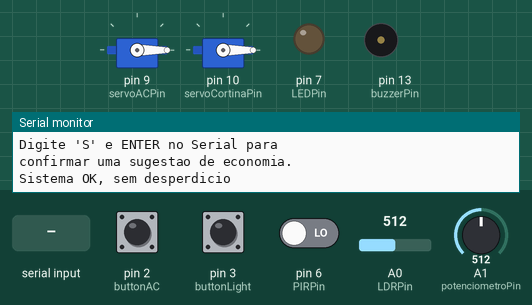
This sketch was run on a simulated Arduino Uno, built with avr-gcc and run on an emulated ATmega328P. On the bench: 2 × servo, output pins drawn as LEDs (lit = HIGH), buzzer (waves = sounding), the last lines printed to the serial monitor. The test bench sets the inputs (shaded band); at power-on: pin 2 (buttonAC) LOW, pin 3 (buttonLight) LOW, A0 (LDRPin) = 512, pin 6 (PIRPin) LOW, A1 (potenciometroPin) = 512.

Above: at 1.2 s.
1.3 s: pin 2 (buttonAC) pulled HIGH for 0.15 s
At 1.9 s:
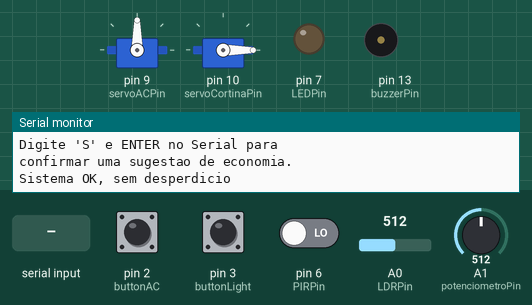
2.9 s: pin 3 (buttonLight) pulled HIGH for 0.15 s
At 4.1 s:
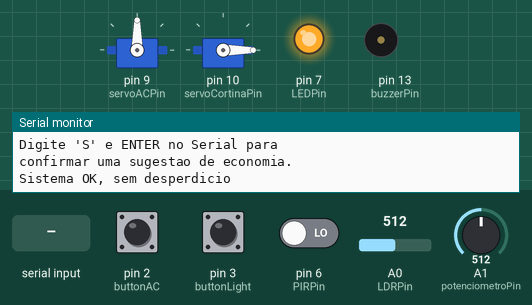
4.5 s: A0 (LDRPin) set to 610
At 5.5 s:
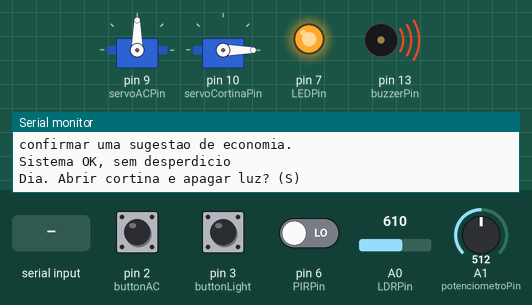
7.2 s: "S" received over Serial
At 8.3 s:
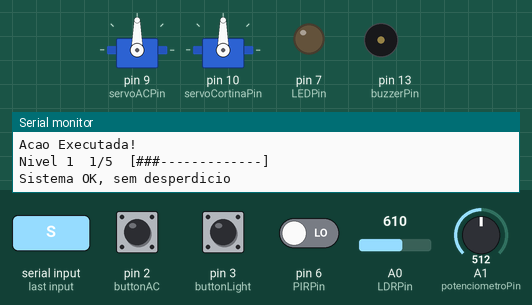
8.7 s: pin 3 (buttonLight) pulled HIGH for 1 s
At 10.5 s:
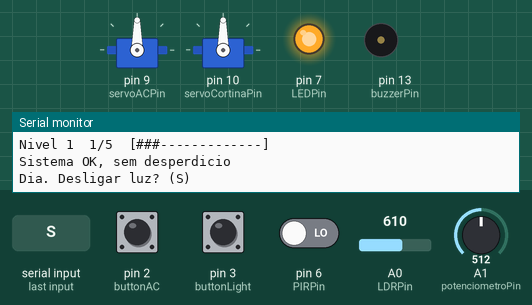
11.2 s: pin 2 (buttonAC) pulled HIGH for 1 s
At 13.3 s:
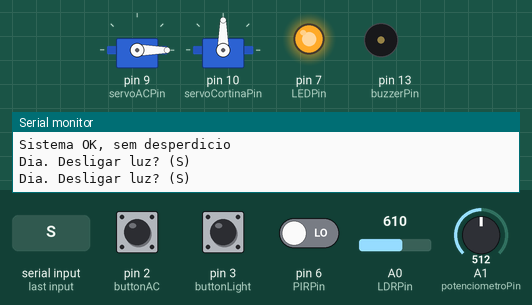
Timing chart, 0 to 14.7 s (numbered marks = the images above; inputs shaded):
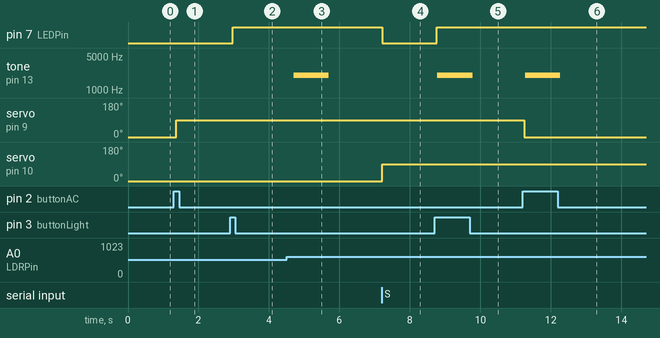

The sketch:

escritorio_automatizado_serial_FINAL.ino
```cpp
/*
    Autores: Eduarda de Oliveira Neves
             Hebert William de Souza
             Matheus Nassif Salles Campolina
             Samuel Henrique de Souza Nogueira
    Data: 04/07/2026
*/

#include <Servo.h>

// Declaração dos componentes e seus respectivos pinos
const byte LDRPin = A0;
const byte potenciometroPin = A1;

const byte buttonLight = 3;
const byte buttonAC = 2;
const byte PIRPin = 6;
const byte LEDPin = 7;
const byte servoACPin = 9;
const byte servoCortinaPin = 10;
const byte buzzerPin = 13;

// Criação dos objetos para os Servos
Servo servoAC;
Servo servoCortina;

bool estadoLED = LOW;
bool ultimoEstadoBotaoLuz = LOW;

bool estadoAC = LOW;
bool ultimoEstadoBotaoAC = LOW;

int valorLDR = 0;
int limiteDiaNoite = 600;

// Filtro de Media Movel do LDR
const byte NUM_LEITURAS_LDR = 10;
int leiturasLDR[NUM_LEITURAS_LDR];
byte indiceLeituraLDR = 0;
long somaLeiturasLDR = 0;


bool cortinaAberta = false;

unsigned long ultimoTempoMovimento = 0;
const unsigned long tempoAusencia = 30000;

const int buzzerFrequency = 2000;

byte mensagemAtual = 0;
bool atualizarMensagemPadrao = true;
bool ultimoEstadoPresenca = LOW;

// Declaração pinos Bluetooth
const byte RX = 0, TX = 1;


// ==========================================
// GAMIFICAÇÃO
// ==========================================

int pontosEconomia = 0;
int nivelEconomia = 1;

const int PONTOS_PARA_NIVEL = 5;

unsigned long ultimoPontoTempo = 0;

const unsigned long JANELA_STREAK = 30000UL;


void setup()
{
  pinMode(LDRPin, INPUT);
  pinMode(potenciometroPin, INPUT);

  pinMode(PIRPin, INPUT);

  pinMode(buttonLight, INPUT);
  pinMode(buttonAC, INPUT);

  pinMode(LEDPin, OUTPUT);
  pinMode(buzzerPin, OUTPUT);

  digitalWrite(LEDPin, estadoLED);

  servoAC.attach(servoACPin);
  servoCortina.attach(servoCortinaPin);

  servoAC.write(0);
  servoCortina.write(0);

  for (byte i = 0; i < NUM_LEITURAS_LDR; i++)
  {
    leiturasLDR[i] = analogRead(LDRPin);
    somaLeiturasLDR += leiturasLDR[i];
  }

  valorLDR = somaLeiturasLDR / NUM_LEITURAS_LDR;

  // Bluetooth
  // pinMode(TX, OUTPUT);
  // pinMode(RX, INPUT);

  Serial.begin(9600);

  Serial.println(F(" Sistema Pronto"));
  Serial.println(F("=== Sistema de Economia de Energia ==="));
  Serial.println(F("Digite 'S' e ENTER no Serial para"));
  Serial.println(F("confirmar uma sugestao de economia."));
}


void loop()
{
  // ==========================================
  // 1. LEITURA DOS SENSORES, BOTÕES E SERIAL
  // ==========================================

  bool presenca = digitalRead(PIRPin);

  valorLDR = lerLDRMediaMovel();

  // O potenciometro ajusta o limite de luminosidade
  limiteDiaNoite = map(
    analogRead(potenciometroPin),
    0,
    1023,
    300,
    800
  );

  bool luzSuficiente =
    (valorLDR > (limiteDiaNoite + 50));

  bool leituraBotaoLight =
    digitalRead(buttonLight);

  bool leituraBotaoAC =
    digitalRead(buttonAC);


  char comandoSerial = 0;

  if (Serial.available() > 0)
  {
    comandoSerial = Serial.read();
  }


  // ==========================================
  // 2. ATUALIZAÇÃO DO CRONÔMETRO DO PIR
  // ==========================================

  if (presenca == HIGH)
  {
    ultimoTempoMovimento = millis();

    if (ultimoEstadoPresenca == LOW &&
        mensagemAtual > 0)
    {
      mensagemAtual = 0;

      atualizarMensagemPadrao = true;

      Serial.println(F("Presenca detectada!"));
    }
  }

  ultimoEstadoPresenca = presenca;


  bool salaVazia =
    (millis() - ultimoTempoMovimento >
     tempoAusencia);


  // ==========================================
  // CANCELAMENTO DE ALERTA OBSOLETO
  // ==========================================

  // Se o alerta foi causado por luz natural suficiente,
  // mas a condição deixou de existir, cancela a sugestão.

  if ((mensagemAtual == 4 ||
       mensagemAtual == 5) &&
       !luzSuficiente)
  {
    mensagemAtual = 0;

    atualizarMensagemPadrao = true;

    Serial.println(
      F("Alerta cancelado: luminosidade insuficiente.")
    );
  }


  // ==========================================
  // 3. MATRIZ DE PRIORIDADES
  // ==========================================

  if (mensagemAtual == 0)
  {

    // 1º CASO:
    // Sala vazia + luz ligada + AC ligado

    if (salaVazia &&
        estadoLED == HIGH &&
        estadoAC == HIGH)
    {
      mensagemAtual = 1;

      atualizarMensagemPadrao = true;

      Serial.println(
        F("Vazio. Desligar luz e AC? (S)")
      );
    }


    // 2º CASO:
    // Sala vazia + luz ligada

    else if (salaVazia &&
             estadoLED == HIGH)
    {
      mensagemAtual = 2;

      atualizarMensagemPadrao = true;

      Serial.println(
        F("Vazio. Desligar luz? (S)")
      );
    }


    // 3º CASO:
    // Sala vazia + AC ligado

    else if (salaVazia &&
             estadoAC == HIGH)
    {
      mensagemAtual = 3;

      atualizarMensagemPadrao = true;

      Serial.println(
        F("Vazio. Desligar AC? (S)")
      );
    }


    // 4º CASO:
    // Cortina aberta + luz suficiente + luz ligada

    else if (cortinaAberta &&
             luzSuficiente &&
             estadoLED == HIGH)
    {
      mensagemAtual = 4;

      atualizarMensagemPadrao = true;

      Serial.println(
        F("Dia. Desligar luz? (S)")
      );
    }


    // 5º CASO:
    // Cortina fechada + luz suficiente + luz ligada

    else if (!cortinaAberta &&
             luzSuficiente &&
             estadoLED == HIGH)
    {
      mensagemAtual = 5;

      atualizarMensagemPadrao = true;

      Serial.println(
        F("Dia. Abrir cortina e apagar luz? (S)")
      );
    }


    // Se entrou em algum cenário, toca o buzzer

    if (mensagemAtual > 0)
    {
      tone(
        buzzerPin,
        buzzerFrequency,
        1000
      );
    }


    // Estado padrão

    else
    {
      if (atualizarMensagemPadrao)
      {
        Serial.println(
          F("Sistema OK, sem desperdicio")
        );

        atualizarMensagemPadrao = false;
      }
    }
  }


  // ==========================================
  // 4. AUTOMAÇÃO DE FECHAMENTO AO ANOITECER
  // ==========================================

  if (valorLDR <
      (limiteDiaNoite - 50) &&
      cortinaAberta)
  {
    servoCortina.write(0);

    cortinaAberta = false;

    Serial.println(
      F("Cortina Fechada")
    );
  }


  // ==========================================
  // 5. CONFIRMAÇÃO VIA SERIAL
  // ==========================================

  if ((comandoSerial == 'S' ||
       comandoSerial == 's') &&
       mensagemAtual > 0)
  {

    if (mensagemAtual == 1)
    {
      estadoLED = LOW;

      digitalWrite(
        LEDPin,
        estadoLED
      );

      estadoAC = LOW;

      servoAC.write(0);
    }


    else if (mensagemAtual == 2)
    {
      estadoLED = LOW;

      digitalWrite(
        LEDPin,
        estadoLED
      );
    }


    else if (mensagemAtual == 3)
    {
      estadoAC = LOW;

      servoAC.write(0);
    }


    else if (mensagemAtual == 4)
    {
      estadoLED = LOW;

      digitalWrite(
        LEDPin,
        estadoLED
      );
    }


    else if (mensagemAtual == 5)
    {
      servoCortina.write(90);

      cortinaAberta = true;

      estadoLED = LOW;

      digitalWrite(
        LEDPin,
        estadoLED
      );
    }


    Serial.println(
      F("Acao Executada!")
    );

    registrarPontoEconomia();

    mostrarBarraProgresso();

    mensagemAtual = 0;

    atualizarMensagemPadrao = true;
  }


  // ==========================================
  // 6. BOTÃO MANUAL DA LUZ
  // ==========================================

  if (leituraBotaoLight == HIGH &&
      ultimoEstadoBotaoLuz == LOW)
  {
    delay(50);

    if (digitalRead(buttonLight) == HIGH)
    {
      estadoLED = !estadoLED;

      digitalWrite(
        LEDPin,
        estadoLED
      );


      if (mensagemAtual != 0)
      {
        mensagemAtual = 0;

        atualizarMensagemPadrao = true;
      }
    }
  }

  ultimoEstadoBotaoLuz =
    leituraBotaoLight;


  // ==========================================
  // 7. BOTÃO MANUAL DO AC
  // ==========================================

  if (leituraBotaoAC == HIGH &&
      ultimoEstadoBotaoAC == LOW)
  {
    delay(50);

    if (digitalRead(buttonAC) == HIGH)
    {
      estadoAC = !estadoAC;


      if (estadoAC == HIGH)
      {
        servoAC.write(90);
      }
      else
      {
        servoAC.write(0);
      }


      if (mensagemAtual != 0)
      {
        mensagemAtual = 0;

        atualizarMensagemPadrao = true;
      }
    }
  }

  ultimoEstadoBotaoAC =
    leituraBotaoAC;


  delay(20);
}


// ==========================================
// FILTRO DE MEDIA MOVEL DO LDR
// ==========================================

int lerLDRMediaMovel()
{
  somaLeiturasLDR -= leiturasLDR[indiceLeituraLDR];

  leiturasLDR[indiceLeituraLDR] = analogRead(LDRPin);

  somaLeiturasLDR += leiturasLDR[indiceLeituraLDR];

  indiceLeituraLDR++;

  if (indiceLeituraLDR >= NUM_LEITURAS_LDR)
  {
    indiceLeituraLDR = 0;
  }

  return somaLeiturasLDR / NUM_LEITURAS_LDR;
}


// ==========================================
// FUNÇÕES DE GAMIFICAÇÃO
// ==========================================

void registrarPontoEconomia()
{
  unsigned long agora = millis();


  if (ultimoPontoTempo == 0 ||
      (agora - ultimoPontoTempo)
      <= JANELA_STREAK)
  {
    pontosEconomia++;
  }

  else
  {
    pontosEconomia = 1;

    Serial.println(
      F("Demorou dms! Score perdido")
    );
  }


  ultimoPontoTempo = agora;


  if (pontosEconomia >=
      PONTOS_PARA_NIVEL)
  {
    pontosEconomia = 0;

    nivelEconomia++;


    Serial.print(F("Nivel "));

    Serial.print(nivelEconomia);

    Serial.println(F("! Parabens!"));
  }
}


void mostrarBarraProgresso()
{
  Serial.print(F("Nivel "));

  Serial.print(nivelEconomia);

  Serial.print(F("  "));

  Serial.print(pontosEconomia);

  Serial.print(F("/"));

  Serial.print(PONTOS_PARA_NIVEL);

  Serial.print(F("  ["));


  const byte tamanhoBarra = 16;


  byte preenchido =
    map(
      pontosEconomia,
      0,
      PONTOS_PARA_NIVEL,
      0,
      tamanhoBarra
    );


  for (byte i = 0;
       i < tamanhoBarra;
       i++)
  {
    if (i < preenchido)
    {
      Serial.print("#");
    }

    else
    {
      Serial.print("-");
    }
  }


  Serial.println(F("]"));
}
```

Measured:
- after the input at 1.3 s, servo on pin 9 (servoACPin): 0° → 90° after 0.07 s
- after the input at 2.9 s, pin 7 (LEDPin): LOW → HIGH after 0.07 s
- after the input at 4.5 s, tone on pin 13 (buzzerPin): silent → 2000 Hz after 0.20 s, → silent 1.0 s later
- after the input at 7.2 s, pin 7 (LEDPin): HIGH → LOW at once; servo on pin 10 (servoCortinaPin): 0° → 90° at once
- after the input at 8.7 s, pin 7 (LEDPin): LOW → HIGH after 0.06 s; tone on pin 13 (buzzerPin): silent → 2000 Hz after 0.08 s, → silent 1.0 s later
- after the input at 11.2 s, tone on pin 13 (buzzerPin): silent → 2000 Hz after 0.07 s, → silent 1.0 s later; servo on pin 9 (servoACPin): 90° → 0° after 0.05 s
